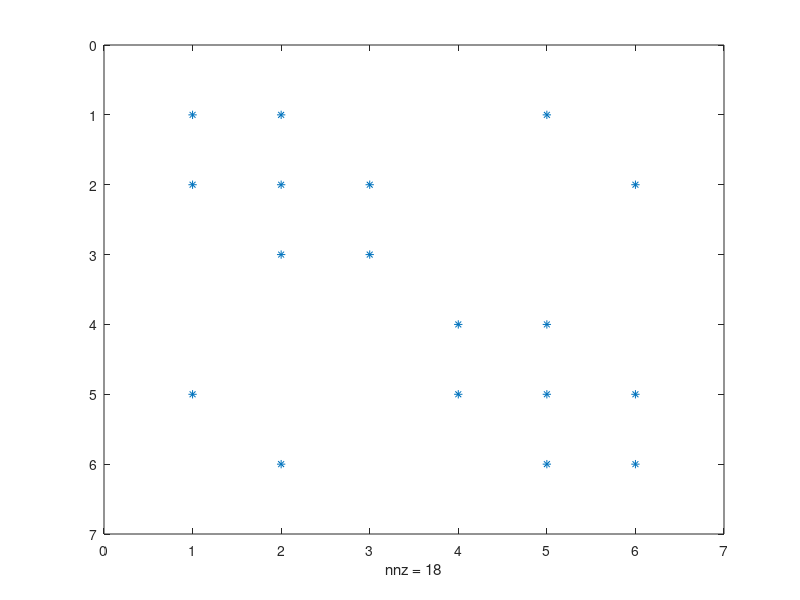
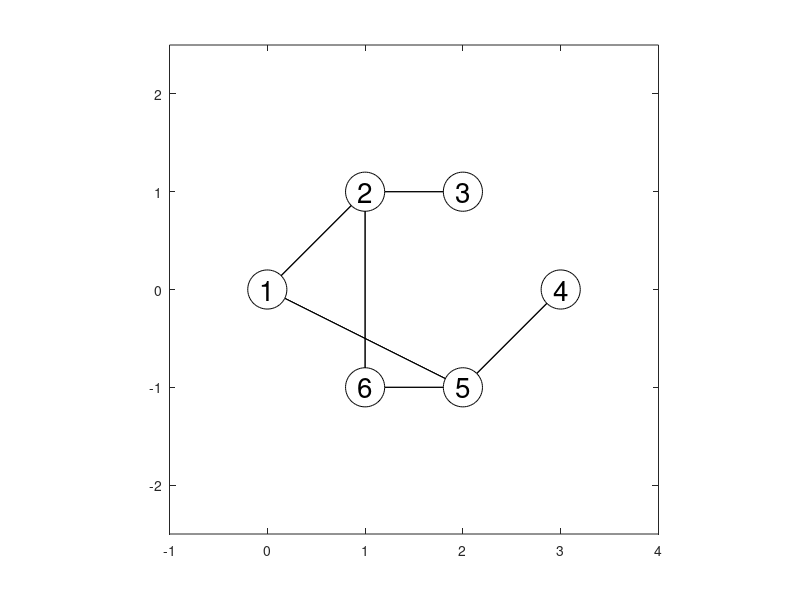

Source code (MATLAB) for these figures, in order:
%Ex7 Q1a
clc
clear


A=[ 1 1 0 0 1 0; 
    1 1 1 0 0 1;
    0 1 1 0 0 0;
    0 0 0 1 1 0;
    1 0 0 1 1 1;
    0 1 0 0 1 1];

xy=[0 0;
    1 1;
    2 1;
    3 0;
    2 -1;
    1 -1];

figure(1)
spy(A)



figure(2)
gplot(A,xy,'k-*')

%axis range
xLeft=min(xy(:,1));
xRight=max(xy(:,1));
yLower=min(xy(:,2));
yUpper=max(xy(:,2));
xLength=xRight-xLeft;
yLength=yUpper-yLower;
xLeft=xLeft-xLength/5;
xRight=xRight+xLength/5;
yUpper=yUpper+yLength/5;
yLower=yLower-yLength/5;

%label node
theta=0:0.1:2*pi;
r=0.2;
cirX=r*cos(theta);
cirY=r*sin(theta);

for i=1:max(size(xy))
    patch(cirX+xy(i,1),cirY+xy(i,2),'white')
    text(xy(i,1),xy(i,2),num2str(i),'FontSize',20,'Color','black','HorizontalAlignment','center')
end

axis([xLeft xRight yLower yUpper])
axis([-1 4 -2.5 2.5])
axis square



%axis([0.5 4.5 0.5 2.5]);
%text(1,0.9,'1');
%text(3,0.9,'2');
%text(4,0.9,'3');
%text(1,2.1,'4');
%text(2,2.1,'5');
%text(4,2.1,'6');